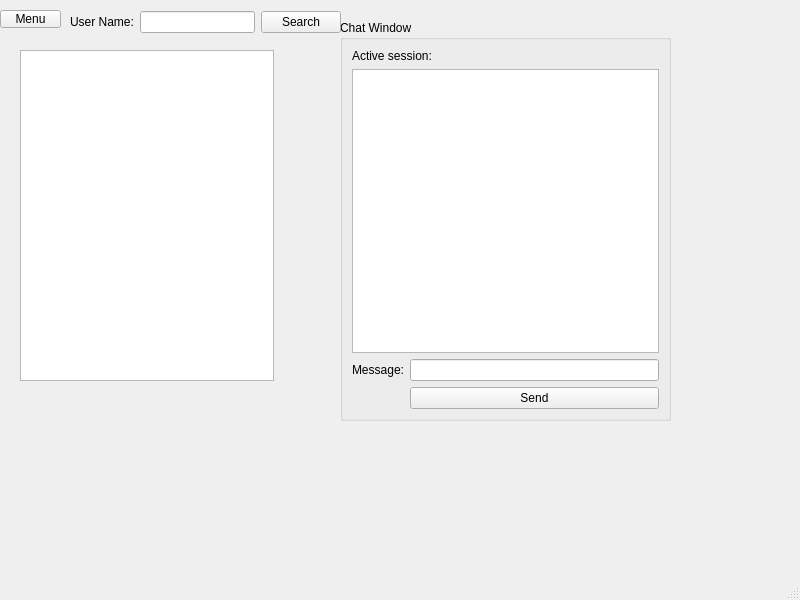
<?xml version="1.0" encoding="UTF-8"?>
<ui version="4.0">
 <class>MainWindow</class>
 <widget class="QMainWindow" name="MainWindow">
  <property name="geometry">
   <rect>
    <x>0</x>
    <y>0</y>
    <width>800</width>
    <height>600</height>
   </rect>
  </property>
  <property name="windowTitle">
   <string>MainWindow</string>
  </property>
  <widget class="QWidget" name="centralwidget">
   <widget class="QGroupBox" name="groupBox">
    <property name="geometry">
     <rect>
      <x>340</x>
      <y>20</y>
      <width>331</width>
      <height>401</height>
     </rect>
    </property>
    <property name="title">
     <string>Chat Window</string>
    </property>
    <layout class="QFormLayout" name="formLayout">
     <item row="2" column="0">
      <widget class="QLabel" name="label">
       <property name="text">
        <string>Message:</string>
       </property>
      </widget>
     </item>
     <item row="2" column="1">
      <widget class="QLineEdit" name="lnMessage"/>
     </item>
     <item row="1" column="0" colspan="2">
      <widget class="QListWidget" name="lstChat"/>
     </item>
     <item row="3" column="1">
      <widget class="QPushButton" name="btnSend">
       <property name="minimumSize">
        <size>
         <width>0</width>
         <height>0</height>
        </size>
       </property>
       <property name="text">
        <string>Send</string>
       </property>
      </widget>
     </item>
     <item row="0" column="0" colspan="2">
      <widget class="QLabel" name="lblActiveSession">
       <property name="text">
        <string>Active session:</string>
       </property>
      </widget>
     </item>
    </layout>
   </widget>
   <widget class="QWidget" name="layoutWidget">
    <property name="geometry">
     <rect>
      <x>70</x>
      <y>10</y>
      <width>271</width>
      <height>24</height>
     </rect>
    </property>
    <layout class="QHBoxLayout" name="horizontalLayout">
     <item>
      <widget class="QLabel" name="label_2">
       <property name="text">
        <string>User Name:</string>
       </property>
      </widget>
     </item>
     <item>
      <widget class="QLineEdit" name="lnSearch"/>
     </item>
     <item>
      <widget class="QPushButton" name="btnSearch">
       <property name="text">
        <string>Search</string>
       </property>
      </widget>
     </item>
    </layout>
   </widget>
   <widget class="QListWidget" name="lstUsers">
    <property name="geometry">
     <rect>
      <x>20</x>
      <y>50</y>
      <width>254</width>
      <height>331</height>
     </rect>
    </property>
   </widget>
   <widget class="QPushButton" name="btnMenu">
    <property name="geometry">
     <rect>
      <x>0</x>
      <y>10</y>
      <width>61</width>
      <height>18</height>
     </rect>
    </property>
    <property name="text">
     <string>Menu</string>
    </property>
   </widget>
  </widget>
  <widget class="QMenuBar" name="menubar">
   <property name="geometry">
    <rect>
     <x>0</x>
     <y>0</y>
     <width>800</width>
     <height>17</height>
    </rect>
   </property>
  </widget>
  <widget class="QStatusBar" name="statusbar"/>
 </widget>
 <resources/>
 <connections/>
</ui>
